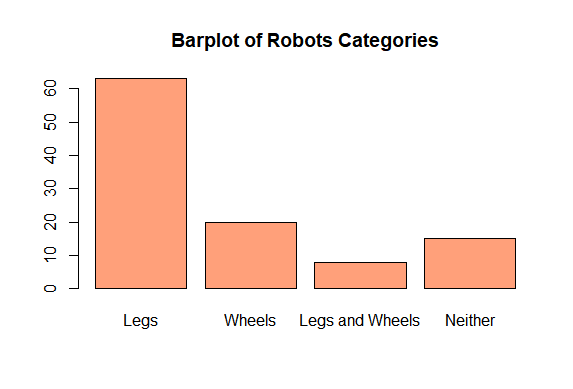

Reproduce this figure in R.


#Question No 2

Robots_Name_vector <- c('Legs','Wheels','Legs and Wheels','Neither')
Robots_Number_vector <- c(63,20,8,15)
color_vec <- c('lightsalmon1')

barplot(names.arg = Robots_Name_vector, height = Robots_Number_vector, main="Barplot of Robots Categories", col=color_vec)
 
